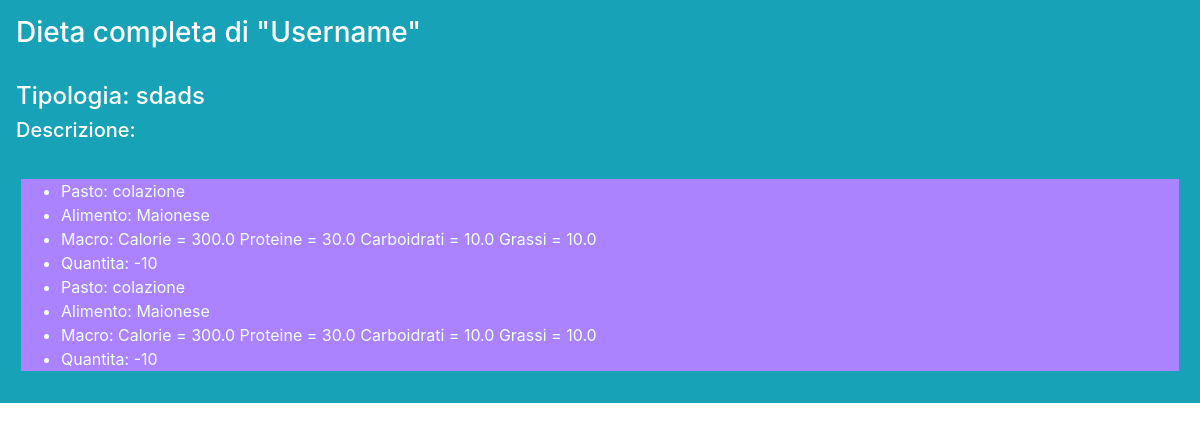
Screenshot of /diet/mostradieta/56/ with the database file from the repository.
### Diet/models.py (models this page shows, shortened)
class Dieta(models.Model):
    tipologia = models.CharField(max_length=30)
    descrizione = models.CharField(max_length=300, blank=True)

class DettaglioDieta(models.Model):
    alimento = models.ForeignKey(Alimento, on_delete=models.CASCADE)
    dieta = models.ForeignKey(Dieta, on_delete=models.CASCADE)
    giorni = models.CharField(max_length=10, choices=SCELTA_GIORNI, default='Colazione')
    pasto = models.CharField(max_length=10, choices=SCELTA_PASTI, default='Sgarro')
    quantita = models.IntegerField(default=0)
    class Meta:
        ordering = ['giorni', 'pasto']

class Alimento(models.Model):
    nome = models.CharField(max_length=35, unique=True)
    proteine = models.FloatField(default=0)
    carboidrati = models.FloatField(default=0)
    grassi = models.FloatField(default=0)
    cal = models.FloatField(default=0)
    def get_macro(self):
        return "Calorie = " + str(self.cal) + " Proteine = " + str(
            self.proteine) + " Carboidrati = " + str(self.carboidrati) + " Grassi = " + str(self.grassi)
    class Meta:
        verbose_name_plural = "Alimenti"
        ordering = ['nome']

### Diet/views.py (the view)
# urls.py: path('mostradieta/<pk>/', MostraDietaCompleta.as_view(), name="mostra_dieta")
class MostraDietaCompleta(DetailView):
    model = Dieta
    template_name = 'Diet/mostra_dieta.html'
    def get_object(self, queryset=None):
        pk = self.kwargs.get('pk')
        return self.model.objects.get(pk=pk)
    def get_context_data(self, **kwargs):
        context = super().get_context_data(**kwargs)
        dieta = self.get_object()  # Ottengo l'oggetto dieta corrente
        dettaglio_dieta = DettaglioDieta.objects.filter(dieta=dieta).order_by('giorni', 'pasto')
        context['dettaglio_dieta'] = dettaglio_dieta
        return context

### Diet/templates/Diet/mostra_dieta.html (shortened to what this page needs)
{% extends 'base.html' %}
{% block content %}
        <div class="p-3 mb-2 bg-info text-white">
            <h3>Dieta completa di "Username" </h3>
            <br>
            <h4> Tipologia: {{ dieta.tipologia }}</h4>
            <h5> Descrizione: {{ dieta.descrizione }}</h5>
            <br>
            <div class="DivAlimenti">
                <ul>
                    {% for dettaglio in dettaglio_dieta %}
                        <li> Pasto: {{ dettaglio.pasto }}</li>
                        <li> Alimento: {{ dettaglio.alimento.nome }}</li>
                        <li> Macro: {{ dettaglio.alimento.get_macro }}</li>
                        <li> Quantita: {{ dettaglio.quantita }}</li>
                {% endfor %}
                </ul>
            </div>
        </div>
{% endblock %}

### Diet/templates/Diet/mostra_dieta.html (style rules this page uses)
.DivAlimenti { background-color: #AB82FF; color: azure; border: 1px; margin: 5px; }

### rows the page displays
Dieta: tipologia "sdads"
DettaglioDieta: pasto "colazione", alimento.nome "Maionese", alimento.get_macro "Calorie = 300.0 Proteine = 30.0 Carboidrati = 10.0 Grassi = 10.0", quantita "-10"
DettaglioDieta: pasto "colazione", alimento.nome "Maionese", alimento.get_macro "Calorie = 300.0 Proteine = 30.0 Carboidrati = 10.0 Grassi = 10.0", quantita "-10"
